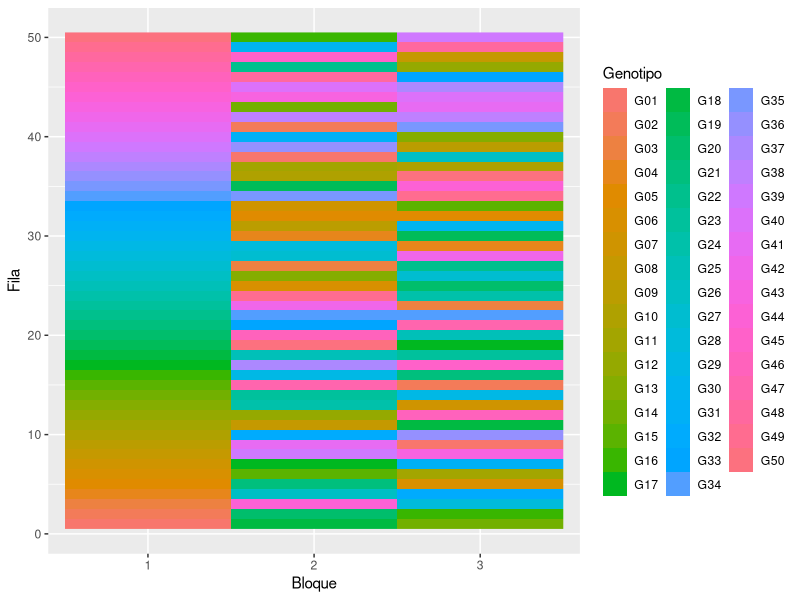
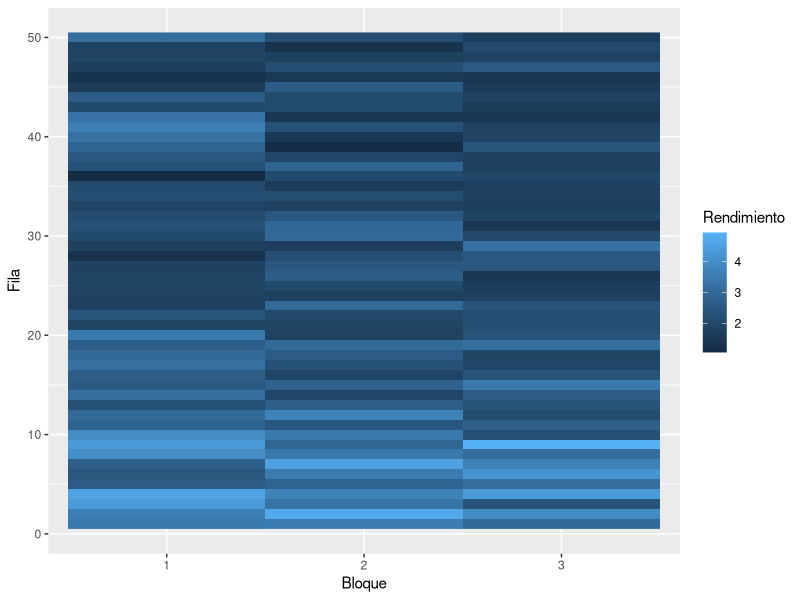
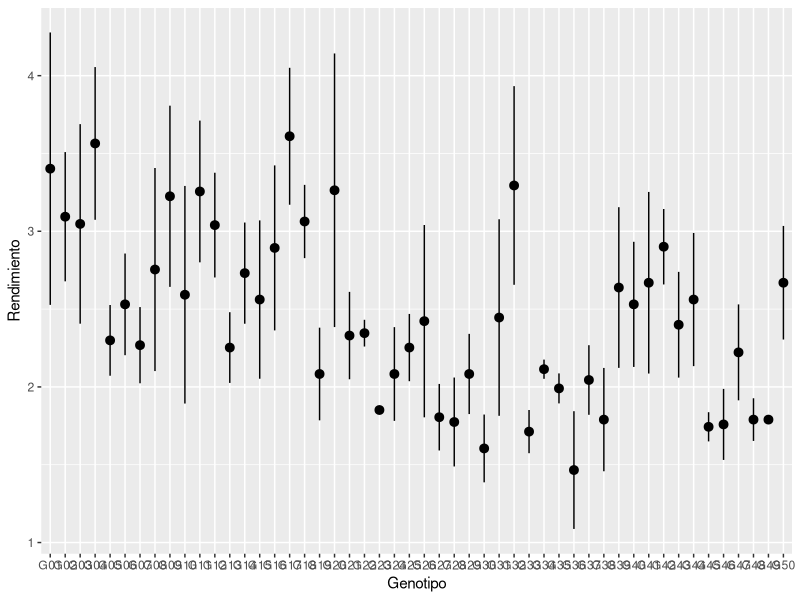
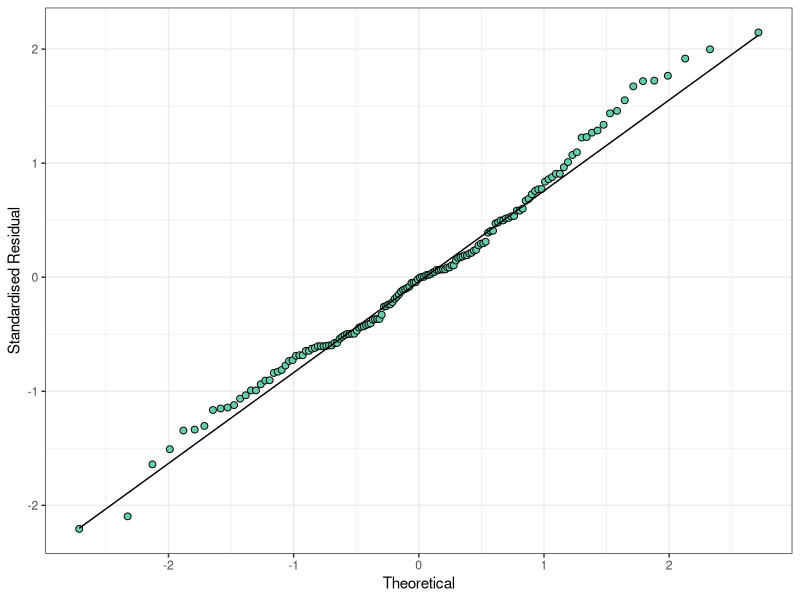
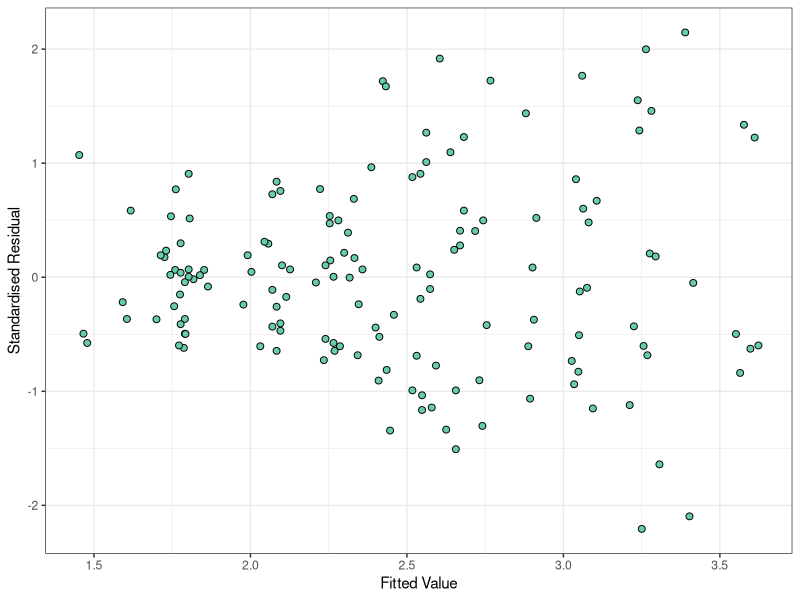
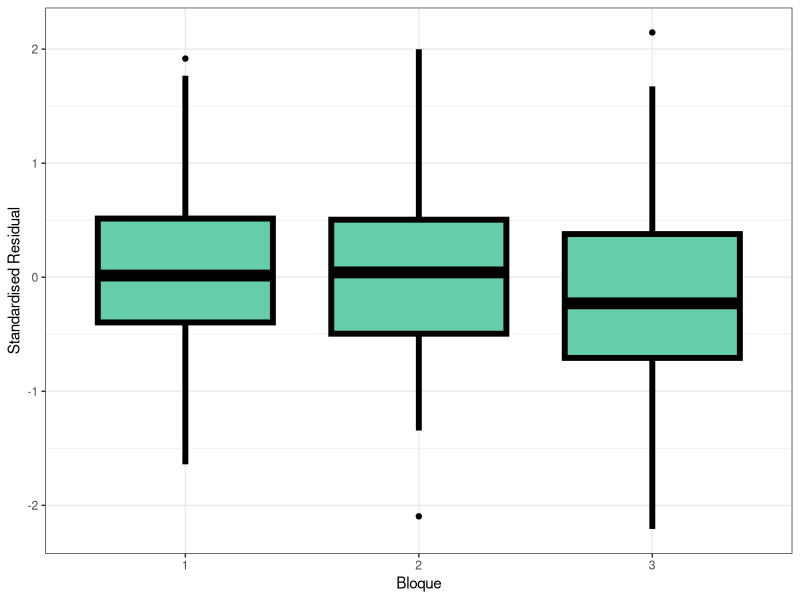
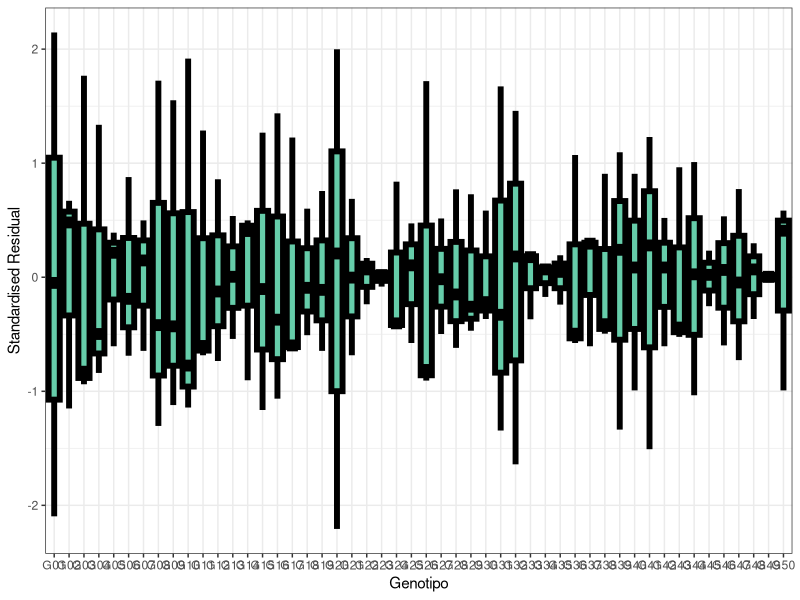
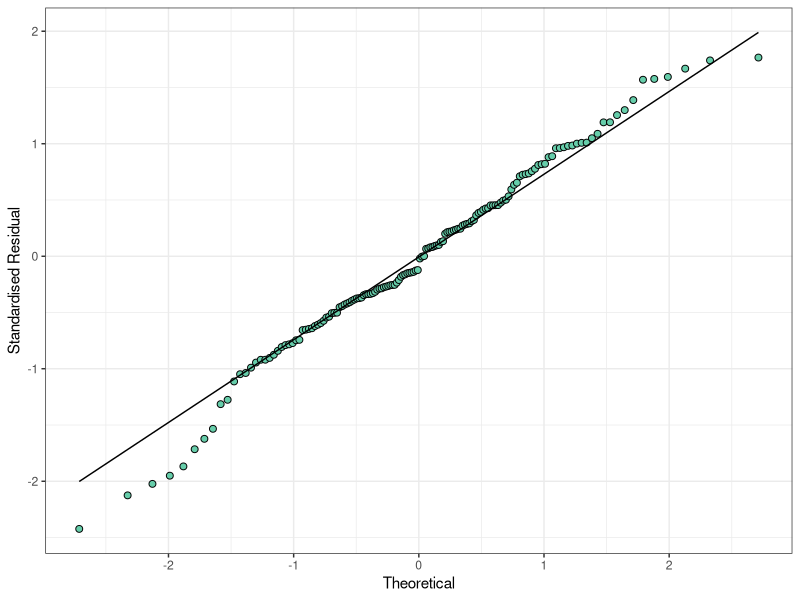

The R source for these figures, in order:
## ---- chunk 1
#| label: carga-librerias
#| results: false
#| warning: false
#| messages: false

library(dplyr)
library(ggplot2)

library(nlme)
library(emmeans)
## ---- chunk 2
datos_trigo <- read.table('Datos/Dia 1/Trigo.txt',
sep = '\t',
header = TRUE,
dec = ',')

datos_trigo <- 
  datos_trigo |>
  mutate(Bloque = as.character(Bloque))

## ---- chunk 3
head(datos_trigo)
## ---- chunk 4
#| label: plot-disenio
#| layout-ncol: 2
#| 
ggplot(datos_trigo, aes(Bloque, Fila)) +
  geom_raster(aes(fill = Genotipo))

ggplot(datos_trigo, aes(Bloque, Fila)) +
  geom_raster(aes(fill = Rendimiento))

## ---- chunk 5
ggplot(datos_trigo, aes(Genotipo, Rendimiento)) +
  stat_summary(fun.data = mean_se)
## ---- chunk 6
mdl_errores_indep <- lme(Rendimiento ~ Genotipo, 
list(Bloque=pdIdent(~1)),
data = datos_trigo)
## ---- chunk 7
#| label: plot-resid-mdl-indep
#| layout-ncol: 2

datos_trigo$resid_indep <- 
  residuals(mdl_errores_indep, type = 'normalized')
datos_trigo$pred_indep <- 
  predict(mdl_errores_indep)

ggplot(datos_trigo, aes(sample = resid_indep)) +
        geom_qq(
            colour = "black",
            fill = "aquamarine3",
            size = 2,
            shape = 21
        ) +
        geom_qq_line() +
        theme_bw() +
        labs(y = "Standardised Residual", 
        x = "Theoretical")

ggplot(
        data = datos_trigo,
        mapping = aes(x = pred_indep, y = resid_indep)
        ) +
        geom_point(
            colour = "black",
            fill = "aquamarine3",
            size = 2,
            shape = 21
        ) +
        theme_bw() +
        labs(y = "Standardised Residual",
         x = "Fitted Value")



ggplot(
        data = datos_trigo,
        mapping = aes(x = Bloque, y = resid_indep)
        ) +
        geom_boxplot(
            colour = "black",
            fill = "aquamarine3",
            size = 2,
            shape = 21
        ) +
        theme_bw() +
        labs(y = "Standardised Residual", x = "Bloque")



ggplot(
        data = datos_trigo,
        mapping = aes(x = Genotipo, y = resid_indep)
        ) +
        geom_boxplot(
            colour = "black",
            fill = "aquamarine3",
            size = 2,
            shape = 21
        ) +
        theme_bw() +
        labs(y = "Standardised Residual", x = "Genotipo")

## ---- chunk 8
joint_tests(mdl_errores_indep)
## ---- chunk 9

emmeans(mdl_errores_indep, 'Genotipo') |>
  as.data.frame() |>
  arrange(emmean)

## ---- chunk 10
mdl_errores_corr_exp <- lme(Rendimiento ~ Genotipo, 
random = list(Bloque=pdIdent(~1)),
correlation = corExp(form=~Bloque_vis + Fila,
nugget=FALSE,
metric='euclidean'),
data = datos_trigo)

## ---- chunk 11
mdl_errores_corr_gau <- lme(Rendimiento ~ Genotipo, 
random = list(Bloque=pdIdent(~1)),
correlation = corGaus(form=~Bloque_vis + Fila,
nugget=FALSE,
metric='euclidean'),
data = datos_trigo)

mdl_errores_corr_lin <- lme(Rendimiento ~ Genotipo, 
random = list(Bloque=pdIdent(~1)),
correlation = corLin(form=~Bloque_vis + Fila,
nugget=FALSE,
metric='euclidean'),
data = datos_trigo)

mdl_errores_corr_spher <- lme(Rendimiento ~ Genotipo, 
random = list(Bloque=pdIdent(~1)),
correlation = corSpher(form=~Bloque_vis + Fila,
nugget=FALSE,
metric='euclidean'),
data = datos_trigo)

mdl_errores_corr_rationalquad<- lme(Rendimiento ~ Genotipo, 
random = list(Bloque=pdIdent(~1)),
correlation = corRatio(form=~Bloque_vis + Fila,
nugget=FALSE,
metric='euclidean'),
data = datos_trigo)



## ---- chunk 12
data.frame(
  Modelo = c('Errores Independientes',
             'Correlacion Espacial (Exp)',
             'Correlacion Espacial (Gaussian)',
             'Correlacion Espacial (Linear)',
             'Correlacion Espacial (Spheric)',
             'Correlacion Espacial (Rational Quadratic)'),
  AIC = c(AIC(mdl_errores_indep), 
          AIC(mdl_errores_corr_exp),
          AIC(mdl_errores_corr_gau),
          AIC(mdl_errores_corr_lin),
          AIC(mdl_errores_corr_spher),
          AIC(mdl_errores_corr_rationalquad)
          ),
  BIC = c(BIC(mdl_errores_indep), 
          BIC(mdl_errores_corr_exp),
          BIC(mdl_errores_corr_gau),
          BIC(mdl_errores_corr_lin),
          BIC(mdl_errores_corr_spher),
          BIC(mdl_errores_corr_rationalquad))
) |> 
  arrange(AIC, BIC)
## ---- chunk 13
#| label: plot-resid-mdl-corr
#| layout-ncol: 2

datos_trigo$resid_corr_lin <- 
  residuals(mdl_errores_corr_lin, type = 'normalized')
datos_trigo$pred_corr_lin <- 
  predict(mdl_errores_corr_lin)

ggplot(datos_trigo, aes(sample = resid_corr_lin)) +
        geom_qq(
            colour = "black",
            fill = "aquamarine3",
            size = 2,
            shape = 21
        ) +
        geom_qq_line() +
        theme_bw() +
        labs(y = "Standardised Residual", x = "Theoretical")

ggplot(
        data = datos_trigo,
        mapping = aes(x = pred_corr_lin, y = resid_corr_lin)
        ) +
        geom_point(
            colour = "black",
            fill = "aquamarine3",
            size = 2,
            shape = 21
        ) +
        theme_bw() +
        labs(y = "Standardised Residual", x = "Fitted Value")



ggplot(
        data = datos_trigo,
        mapping = aes(x = Bloque, y = resid_corr_lin)
        ) +
        geom_boxplot(
            colour = "black",
            fill = "aquamarine3",
            size = 2,
            shape = 21
        ) +
        theme_bw() +
        labs(y = "Standardised Residual", x = "Bloque")



ggplot(
        data = datos_trigo,
        mapping = aes(x = Genotipo, y = resid_corr_lin)
        ) +
        geom_boxplot(
            colour = "black",
            fill = "aquamarine3",
            size = 2,
            shape = 21
        ) +
        theme_bw() +
        labs(y = "Standardised Residual", x = "Genotipo")

## ---- chunk 14
joint_tests(mdl_errores_corr_lin)
## ---- chunk 15

emmeans(mdl_errores_corr_lin, 'Genotipo') |>
  as.data.frame() |>
  arrange(emmean)
